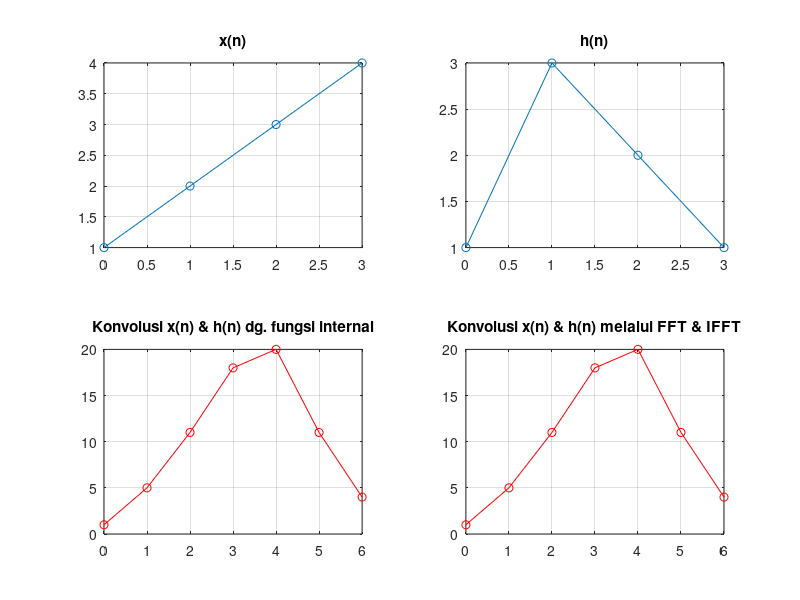

This figure's MATLAB source:
%Fungsi FFT dan IFFT
x = [1 2 3 4];
h = [1 3 2 1];
y = conv(x,h);
n1 = 0:length(x)-1;
n2 = 0:2*length(x)-2;
subplot(221), plot(n1,x,'-o');
title('x(n)'), grid;
subplot(222), plot(n1,h,'-o');
title('h(n)'), grid;
subplot(223), plot(n2,y,'r-o'), grid;
title('Konvolusi x(n) & h(n) dg. fungsi internal');
N = 7;
n3 = 0:N-1;
X = fft(x,N);
H = fft(h,N);
Y = X .* H;
y1 = ifft(Y,N);
subplot(224), plot(n3,real(y1),'r-o'), grid;
title('Konvolusi x(n) & h(n) melalui FFT & IFFT');
